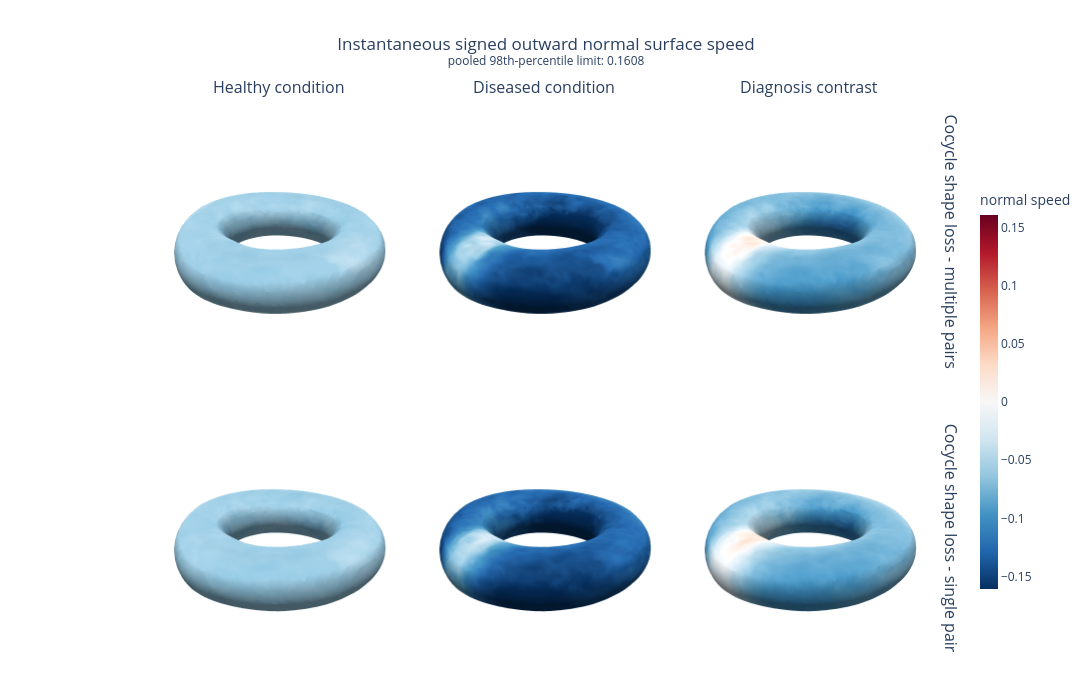
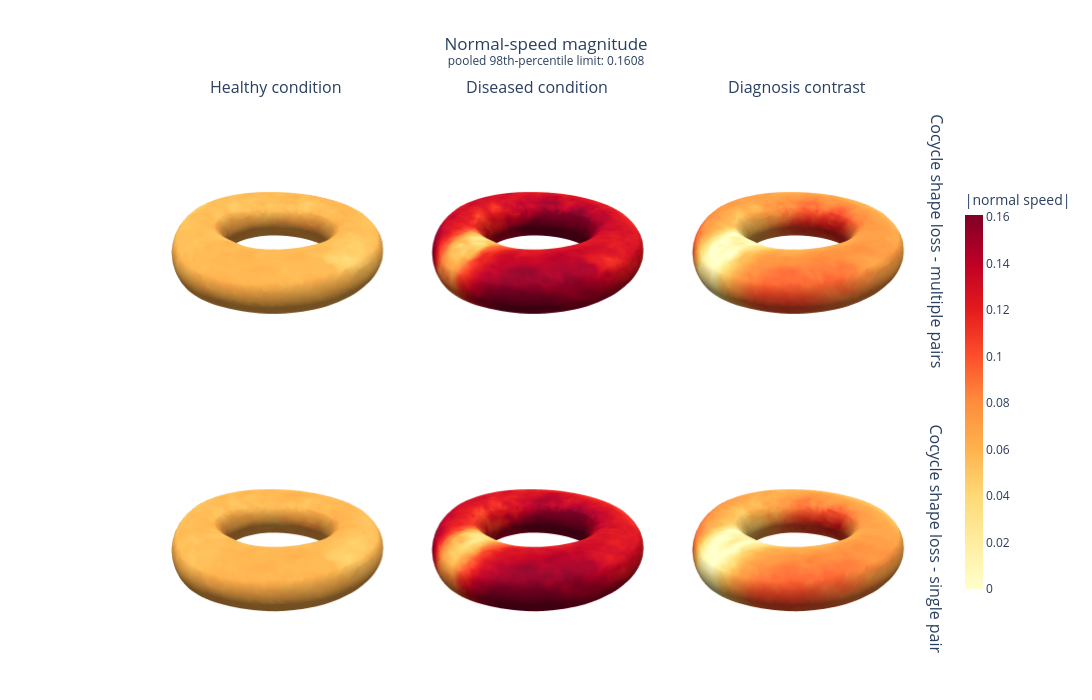

Notebook source saved alongside these figures, in order:
### Code cell
def robust_symmetric_limit(arrays, quantile=0.98):
    values = np.concatenate([np.ravel(np.asarray(a)) for a in arrays])
    values = values[np.isfinite(values)]
    limit = float(np.quantile(np.abs(values), quantile))
    return max(limit, 1e-12)


def mesh_surface_trace(
    mesh,
    values,
    cmin,
    cmax,
    colorscale="RdBu_r",
    show_colorbar=False,
    title="",
):
    vertices = np.asarray(mesh.vertices)
    faces = np.asarray(mesh.faces)
    return go.Mesh3d(
        x=vertices[:, 0],
        y=vertices[:, 1],
        z=vertices[:, 2],
        i=faces[:, 0],
        j=faces[:, 1],
        k=faces[:, 2],
        intensity=np.asarray(values),
        intensitymode="vertex",
        colorscale=colorscale,
        cmin=cmin,
        cmax=cmax,
        showscale=show_colorbar,
        colorbar=dict(title=title, thickness=18, len=0.72),
        lighting=dict(ambient=0.45, diffuse=0.75, specular=0.25, roughness=0.65),
        lightposition=dict(x=100, y=150, z=200),
        flatshading=False,
        hovertemplate="value=%{intensity:.5g}<extra></extra>",
    )


def comparison_surface_figure(
    value_key, figure_title, colorbar_title, colorscale="RdBu_r", magnitude=False
):
    model_names = list(MODELS)
    arrays = [
        np.abs(RESULTS[name][map_name][value_key])
        if magnitude
        else RESULTS[name][map_name][value_key]
        for name in model_names
        for map_name in MAP_NAMES
    ]
    limit = robust_symmetric_limit(arrays)
    fig = make_subplots(
        rows=len(model_names),
        cols=len(MAP_NAMES),
        specs=[[{"type": "scene"}] * len(MAP_NAMES) for _ in model_names],
        row_titles=[MODELS[name]["label"] for name in model_names],
        column_titles=["Healthy condition", "Diseased condition", "Diagnosis contrast"],
        horizontal_spacing=0.01,
        vertical_spacing=0.025,
    )

    for row, name in enumerate(model_names, start=1):
        mesh = GEOMETRY[name]["mesh"]
        for col, map_name in enumerate(MAP_NAMES, start=1):
            values = RESULTS[name][map_name][value_key]
            if magnitude:
                values = np.abs(values)
            fig.add_trace(
                mesh_surface_trace(
                    mesh,
                    values,
                    0.0 if magnitude else -limit,
                    limit,
                    colorscale=colorscale,
                    show_colorbar=(row == 1 and col == len(MAP_NAMES)),
                    title=colorbar_title,
                ),
                row=row,
                col=col,
            )

    for scene_name in [key for key in fig.layout if str(key).startswith("scene")]:
        fig.layout[scene_name].update(
            aspectmode="data",
            xaxis_visible=False,
            yaxis_visible=False,
            zaxis_visible=False,
            camera=dict(eye=dict(x=1.55, y=1.55, z=1.05)),
        )
    fig.update_layout(
        title=dict(
            text=f"{figure_title}<br><sup>pooled 98th-percentile limit: {limit:.4g}</sup>",
            x=0.5,
        ),
        height=350 * len(model_names),
        width=1120,
        margin=dict(l=150, r=30, t=100, b=20),
    )
    return fig


comparison_surface_figure(
    "normal_speed",
    "Instantaneous signed outward normal surface speed",
    "normal speed",
).show()

comparison_surface_figure(
    "normal_speed",
    "Normal-speed magnitude",
    "|normal speed|",
    colorscale="YlOrRd",
    magnitude=True,
).show()

### Figure 1 — Plotly figure (JSON) as saved in the notebook; plotly's stock layout.template omitted (floating-point values rounded to 4 significant figures; data arrays with more than 128 entries replaced by an {"elided": "..."} marker saying what was removed)
{"data": [{"cmax": 0.1608, "cmin": -0.1608, "colorbar": {"len": 0.72, "thickness": 18, "title": {"text": "normal speed"}}, "colorscale": [[0, "rgb(5,48,97)"], [0.1, "rgb(33,102,172)"], [0.2, "rgb(67,147,195)"], [0.3, "rgb(146,197,222)"], [0.4, "rgb(209,229,240)"], [0.5, "rgb(247,247,247)"], [0.6, "rgb(253,219,199)"], [0.7, "rgb(244,165,130)"], [0.8, "rgb(214,96,77)"], [0.9, "rgb(178,24,43)"], [1, "rgb(103,0,31)"]], "flatshading": false, "hovertemplate": "value=%{intensity:.5g}<extra></extra>", "i": {"elided": "11724 int values"}, "intensity": {"elided": "5862 float values"}, "intensitymode": "vertex", "j": {"elided": "11724 int values"}, "k": {"elided": "11724 int values"}, "lighting": {"ambient": 0.45, "diffuse": 0.75, "roughness": 0.65, "specular": 0.25}, "lightposition": {"x": 100, "y": 150, "z": 200}, "scene": "scene", "showscale": false, "type": "mesh3d", "x": {"elided": "5862 float values"}, "y": {"elided": "5862 float values"}, "z": {"elided": "5862 float values"}}, {"cmax": 0.1608, "cmin": -0.1608, "colorbar": {"len": 0.72, "thickness": 18, "title": {"text": "normal speed"}}, "colorscale": [[0, "rgb(5,48,97)"], [0.1, "rgb(33,102,172)"], [0.2, "rgb(67,147,195)"], [0.3, "rgb(146,197,222)"], [0.4, "rgb(209,229,240)"], [0.5, "rgb(247,247,247)"], [0.6, "rgb(253,219,199)"], [0.7, "rgb(244,165,130)"], [0.8, "rgb(214,96,77)"], [0.9, "rgb(178,24,43)"], [1, "rgb(103,0,31)"]], "flatshading": false, "hovertemplate": "value=%{intensity:.5g}<extra></extra>", "i": {"elided": "11724 int values"}, "intensity": {"elided": "5862 float values"}, "intensitymode": "vertex", "j": {"elided": "11724 int values"}, "k": {"elided": "11724 int values"}, "lighting": {"ambient": 0.45, "diffuse": 0.75, "roughness": 0.65, "specular": 0.25}, "lightposition": {"x": 100, "y": 150, "z": 200}, "scene": "scene2", "showscale": false, "type": "mesh3d", "x": {"elided": "5862 float values"}, "y": {"elided": "5862 float values"}, "z": {"elided": "5862 float values"}}, {"cmax": 0.1608, "cmin": -0.1608, "colorbar": {"len": 0.72, "thickness": 18, "title": {"text": "normal speed"}}, "colorscale": [[0, "rgb(5,48,97)"], [0.1, "rgb(33,102,172)"], [0.2, "rgb(67,147,195)"], [0.3, "rgb(146,197,222)"], [0.4, "rgb(209,229,240)"], [0.5, "rgb(247,247,247)"], [0.6, "rgb(253,219,199)"], [0.7, "rgb(244,165,130)"], [0.8, "rgb(214,96,77)"], [0.9, "rgb(178,24,43)"], [1, "rgb(103,0,31)"]], "flatshading": false, "hovertemplate": "value=%{intensity:.5g}<extra></extra>", "i": {"elided": "11724 int values"}, "intensity": {"elided": "5862 float values"}, "intensitymode": "vertex", "j": {"elided": "11724 int values"}, "k": {"elided": "11724 int values"}, "lighting": {"ambient": 0.45, "diffuse": 0.75, "roughness": 0.65, "specular": 0.25}, "lightposition": {"x": 100, "y": 150, "z": 200}, "scene": "scene3", "showscale": true, "type": "mesh3d", "x": {"elided": "5862 float values"}, "y": {"elided": "5862 float values"}, "z": {"elided": "5862 float values"}}, {"cmax": 0.1608, "cmin": -0.1608, "colorbar": {"len": 0.72, "thickness": 18, "title": {"text": "normal speed"}}, "colorscale": [[0, "rgb(5,48,97)"], [0.1, "rgb(33,102,172)"], [0.2, "rgb(67,147,195)"], [0.3, "rgb(146,197,222)"], [0.4, "rgb(209,229,240)"], [0.5, "rgb(247,247,247)"], [0.6, "rgb(253,219,199)"], [0.7, "rgb(244,165,130)"], [0.8, "rgb(214,96,77)"], [0.9, "rgb(178,24,43)"], [1, "rgb(103,0,31)"]], "flatshading": false, "hovertemplate": "value=%{intensity:.5g}<extra></extra>", "i": {"elided": "11720 int values"}, "intensity": {"elided": "5860 float values"}, "intensitymode": "vertex", "j": {"elided": "11720 int values"}, "k": {"elided": "11720 int values"}, "lighting": {"ambient": 0.45, "diffuse": 0.75, "roughness": 0.65, "specular": 0.25}, "lightposition": {"x": 100, "y": 150, "z": 200}, "scene": "scene4", "showscale": false, "type": "mesh3d", "x": {"elided": "5860 float values"}, "y": {"elided": "5860 float values"}, "z": {"elided": "5860 float values"}}, {"cmax": 0.1608, "cmin": -0.1608, "colorbar": {"len": 0.72, "thickness": 18, "title": {"text": "normal speed"}}, "colorscale": [[0, "rgb(5,48,97)"], [0.1, "rgb(33,102,172)"], [0.2, "rgb(67,147,195)"], [0.3, "rgb(146,197,222)"], [0.4, "rgb(209,229,240)"], [0.5, "rgb(247,247,247)"], [0.6, "rgb(253,219,199)"], [0.7, "rgb(244,165,130)"], [0.8, "rgb(214,96,77)"], [0.9, "rgb(178,24,43)"], [1, "rgb(103,0,31)"]], "flatshading": false, "hovertemplate": "value=%{intensity:.5g}<extra></extra>", "i": {"elided": "11720 int values"}, "intensity": {"elided": "5860 float values"}, "intensitymode": "vertex", "j": {"elided": "11720 int values"}, "k": {"elided": "11720 int values"}, "lighting": {"ambient": 0.45, "diffuse": 0.75, "roughness": 0.65, "specular": 0.25}, "lightposition": {"x": 100, "y": 150, "z": 200}, "scene": "scene5", "showscale": false, "type": "mesh3d", "x": {"elided": "5860 float values"}, "y": {"elided": "5860 float values"}, "z": {"elided": "5860 float values"}}, {"cmax": 0.1608, "cmin": -0.1608, "colorbar": {"len": 0.72, "thickness": 18, "title": {"text": "normal speed"}}, "colorscale": [[0, "rgb(5,48,97)"], [0.1, "rgb(33,102,172)"], [0.2, "rgb(67,147,195)"], [0.3, "rgb(146,197,222)"], [0.4, "rgb(209,229,240)"], [0.5, "rgb(247,247,247)"], [0.6, "rgb(253,219,199)"], [0.7, "rgb(244,165,130)"], [0.8, "rgb(214,96,77)"], [0.9, "rgb(178,24,43)"], [1, "rgb(103,0,31)"]], "flatshading": false, "hovertemplate": "value=%{intensity:.5g}<extra></extra>", "i": {"elided": "11720 int values"}, "intensity": {"elided": "5860 float values"}, "intensitymode": "vertex", "j": {"elided": "11720 int values"}, "k": {"elided": "11720 int values"}, "lighting": {"ambient": 0.45, "diffuse": 0.75, "roughness": 0.65, "specular": 0.25}, "lightposition": {"x": 100, "y": 150, "z": 200}, "scene": "scene6", "showscale": false, "type": "mesh3d", "x": {"elided": "5860 float values"}, "y": {"elided": "5860 float values"}, "z": {"elided": "5860 float values"}}], "layout": {"annotations": [{"font": {"size": 16}, "showarrow": false, "text": "Healthy condition", "x": 0.16, "xanchor": "center", "xref": "paper", "y": 1, "yanchor": "bottom", "yref": "paper"}, {"font": {"size": 16}, "showarrow": false, "text": "Diseased condition", "x": 0.49, "xanchor": "center", "xref": "paper", "y": 1, "yanchor": "bottom", "yref": "paper"}, {"font": {"size": 16}, "showarrow": false, "text": "Diagnosis contrast", "x": 0.82, "xanchor": "center", "xref": "paper", "y": 1, "yanchor": "bottom", "yref": "paper"}, {"font": {"size": 16}, "showarrow": false, "text": "Cocycle shape loss - multiple pairs", "textangle": 90, "x": 0.98, "xanchor": "left", "xref": "paper", "y": 0.7562, "yanchor": "middle", "yref": "paper"}, {"font": {"size": 16}, "showarrow": false, "text": "Cocycle shape loss - single pair", "textangle": 90, "x": 0.98, "xanchor": "left", "xref": "paper", "y": 0.2437, "yanchor": "middle", "yref": "paper"}], "height": 700, "margin": {"b": 20, "l": 150, "r": 30, "t": 100}, "scene": {"aspectmode": "data", "camera": {"eye": {"x": 1.55, "y": 1.55, "z": 1.05}}, "domain": {"x": [0, 0.32], "y": [0.5125, 1]}, "xaxis": {"visible": false}, "yaxis": {"visible": false}, "zaxis": {"visible": false}}, "scene2": {"aspectmode": "data", "camera": {"eye": {"x": 1.55, "y": 1.55, "z": 1.05}}, "domain": {"x": [0.33, 0.65], "y": [0.5125, 1]}, "xaxis": {"visible": false}, "yaxis": {"visible": false}, "zaxis": {"visible": false}}, "scene3": {"aspectmode": "data", "camera": {"eye": {"x": 1.55, "y": 1.55, "z": 1.05}}, "domain": {"x": [0.66, 0.98], "y": [0.5125, 1]}, "xaxis": {"visible": false}, "yaxis": {"visible": false}, "zaxis": {"visible": false}}, "scene4": {"aspectmode": "data", "camera": {"eye": {"x": 1.55, "y": 1.55, "z": 1.05}}, "domain": {"x": [0, 0.32], "y": [0, 0.4875]}, "xaxis": {"visible": false}, "yaxis": {"visible": false}, "zaxis": {"visible": false}}, "scene5": {"aspectmode": "data", "camera": {"eye": {"x": 1.55, "y": 1.55, "z": 1.05}}, "domain": {"x": [0.33, 0.65], "y": [0, 0.4875]}, "xaxis": {"visible": false}, "yaxis": {"visible": false}, "zaxis": {"visible": false}}, "scene6": {"aspectmode": "data", "camera": {"eye": {"x": 1.55, "y": 1.55, "z": 1.05}}, "domain": {"x": [0.66, 0.98], "y": [0, 0.4875]}, "xaxis": {"visible": false}, "yaxis": {"visible": false}, "zaxis": {"visible": false}}, "title": {"text": "Instantaneous signed outward normal surface speed<br><sup>pooled 98th-percentile limit: 0.1608</sup>", "x": 0.5}, "width": 1120}}

### Figure 2 — Plotly figure (JSON) as saved in the notebook; plotly's stock layout.template omitted (floating-point values rounded to 4 significant figures; data arrays with more than 128 entries replaced by an {"elided": "..."} marker saying what was removed)
{"data": [{"cmax": 0.1608, "cmin": 0, "colorbar": {"len": 0.72, "thickness": 18, "title": {"text": "|normal speed|"}}, "colorscale": [[0, "rgb(255,255,204)"], [0.125, "rgb(255,237,160)"], [0.25, "rgb(254,217,118)"], [0.375, "rgb(254,178,76)"], [0.5, "rgb(253,141,60)"], [0.625, "rgb(252,78,42)"], [0.75, "rgb(227,26,28)"], [0.875, "rgb(189,0,38)"], [1, "rgb(128,0,38)"]], "flatshading": false, "hovertemplate": "value=%{intensity:.5g}<extra></extra>", "i": {"elided": "11724 int values"}, "intensity": {"elided": "5862 float values"}, "intensitymode": "vertex", "j": {"elided": "11724 int values"}, "k": {"elided": "11724 int values"}, "lighting": {"ambient": 0.45, "diffuse": 0.75, "roughness": 0.65, "specular": 0.25}, "lightposition": {"x": 100, "y": 150, "z": 200}, "scene": "scene", "showscale": false, "type": "mesh3d", "x": {"elided": "5862 float values"}, "y": {"elided": "5862 float values"}, "z": {"elided": "5862 float values"}}, {"cmax": 0.1608, "cmin": 0, "colorbar": {"len": 0.72, "thickness": 18, "title": {"text": "|normal speed|"}}, "colorscale": [[0, "rgb(255,255,204)"], [0.125, "rgb(255,237,160)"], [0.25, "rgb(254,217,118)"], [0.375, "rgb(254,178,76)"], [0.5, "rgb(253,141,60)"], [0.625, "rgb(252,78,42)"], [0.75, "rgb(227,26,28)"], [0.875, "rgb(189,0,38)"], [1, "rgb(128,0,38)"]], "flatshading": false, "hovertemplate": "value=%{intensity:.5g}<extra></extra>", "i": {"elided": "11724 int values"}, "intensity": {"elided": "5862 float values"}, "intensitymode": "vertex", "j": {"elided": "11724 int values"}, "k": {"elided": "11724 int values"}, "lighting": {"ambient": 0.45, "diffuse": 0.75, "roughness": 0.65, "specular": 0.25}, "lightposition": {"x": 100, "y": 150, "z": 200}, "scene": "scene2", "showscale": false, "type": "mesh3d", "x": {"elided": "5862 float values"}, "y": {"elided": "5862 float values"}, "z": {"elided": "5862 float values"}}, {"cmax": 0.1608, "cmin": 0, "colorbar": {"len": 0.72, "thickness": 18, "title": {"text": "|normal speed|"}}, "colorscale": [[0, "rgb(255,255,204)"], [0.125, "rgb(255,237,160)"], [0.25, "rgb(254,217,118)"], [0.375, "rgb(254,178,76)"], [0.5, "rgb(253,141,60)"], [0.625, "rgb(252,78,42)"], [0.75, "rgb(227,26,28)"], [0.875, "rgb(189,0,38)"], [1, "rgb(128,0,38)"]], "flatshading": false, "hovertemplate": "value=%{intensity:.5g}<extra></extra>", "i": {"elided": "11724 int values"}, "intensity": {"elided": "5862 float values"}, "intensitymode": "vertex", "j": {"elided": "11724 int values"}, "k": {"elided": "11724 int values"}, "lighting": {"ambient": 0.45, "diffuse": 0.75, "roughness": 0.65, "specular": 0.25}, "lightposition": {"x": 100, "y": 150, "z": 200}, "scene": "scene3", "showscale": true, "type": "mesh3d", "x": {"elided": "5862 float values"}, "y": {"elided": "5862 float values"}, "z": {"elided": "5862 float values"}}, {"cmax": 0.1608, "cmin": 0, "colorbar": {"len": 0.72, "thickness": 18, "title": {"text": "|normal speed|"}}, "colorscale": [[0, "rgb(255,255,204)"], [0.125, "rgb(255,237,160)"], [0.25, "rgb(254,217,118)"], [0.375, "rgb(254,178,76)"], [0.5, "rgb(253,141,60)"], [0.625, "rgb(252,78,42)"], [0.75, "rgb(227,26,28)"], [0.875, "rgb(189,0,38)"], [1, "rgb(128,0,38)"]], "flatshading": false, "hovertemplate": "value=%{intensity:.5g}<extra></extra>", "i": {"elided": "11720 int values"}, "intensity": {"elided": "5860 float values"}, "intensitymode": "vertex", "j": {"elided": "11720 int values"}, "k": {"elided": "11720 int values"}, "lighting": {"ambient": 0.45, "diffuse": 0.75, "roughness": 0.65, "specular": 0.25}, "lightposition": {"x": 100, "y": 150, "z": 200}, "scene": "scene4", "showscale": false, "type": "mesh3d", "x": {"elided": "5860 float values"}, "y": {"elided": "5860 float values"}, "z": {"elided": "5860 float values"}}, {"cmax": 0.1608, "cmin": 0, "colorbar": {"len": 0.72, "thickness": 18, "title": {"text": "|normal speed|"}}, "colorscale": [[0, "rgb(255,255,204)"], [0.125, "rgb(255,237,160)"], [0.25, "rgb(254,217,118)"], [0.375, "rgb(254,178,76)"], [0.5, "rgb(253,141,60)"], [0.625, "rgb(252,78,42)"], [0.75, "rgb(227,26,28)"], [0.875, "rgb(189,0,38)"], [1, "rgb(128,0,38)"]], "flatshading": false, "hovertemplate": "value=%{intensity:.5g}<extra></extra>", "i": {"elided": "11720 int values"}, "intensity": {"elided": "5860 float values"}, "intensitymode": "vertex", "j": {"elided": "11720 int values"}, "k": {"elided": "11720 int values"}, "lighting": {"ambient": 0.45, "diffuse": 0.75, "roughness": 0.65, "specular": 0.25}, "lightposition": {"x": 100, "y": 150, "z": 200}, "scene": "scene5", "showscale": false, "type": "mesh3d", "x": {"elided": "5860 float values"}, "y": {"elided": "5860 float values"}, "z": {"elided": "5860 float values"}}, {"cmax": 0.1608, "cmin": 0, "colorbar": {"len": 0.72, "thickness": 18, "title": {"text": "|normal speed|"}}, "colorscale": [[0, "rgb(255,255,204)"], [0.125, "rgb(255,237,160)"], [0.25, "rgb(254,217,118)"], [0.375, "rgb(254,178,76)"], [0.5, "rgb(253,141,60)"], [0.625, "rgb(252,78,42)"], [0.75, "rgb(227,26,28)"], [0.875, "rgb(189,0,38)"], [1, "rgb(128,0,38)"]], "flatshading": false, "hovertemplate": "value=%{intensity:.5g}<extra></extra>", "i": {"elided": "11720 int values"}, "intensity": {"elided": "5860 float values"}, "intensitymode": "vertex", "j": {"elided": "11720 int values"}, "k": {"elided": "11720 int values"}, "lighting": {"ambient": 0.45, "diffuse": 0.75, "roughness": 0.65, "specular": 0.25}, "lightposition": {"x": 100, "y": 150, "z": 200}, "scene": "scene6", "showscale": false, "type": "mesh3d", "x": {"elided": "5860 float values"}, "y": {"elided": "5860 float values"}, "z": {"elided": "5860 float values"}}], "layout": {"annotations": [{"font": {"size": 16}, "showarrow": false, "text": "Healthy condition", "x": 0.16, "xanchor": "center", "xref": "paper", "y": 1, "yanchor": "bottom", "yref": "paper"}, {"font": {"size": 16}, "showarrow": false, "text": "Diseased condition", "x": 0.49, "xanchor": "center", "xref": "paper", "y": 1, "yanchor": "bottom", "yref": "paper"}, {"font": {"size": 16}, "showarrow": false, "text": "Diagnosis contrast", "x": 0.82, "xanchor": "center", "xref": "paper", "y": 1, "yanchor": "bottom", "yref": "paper"}, {"font": {"size": 16}, "showarrow": false, "text": "Cocycle shape loss - multiple pairs", "textangle": 90, "x": 0.98, "xanchor": "left", "xref": "paper", "y": 0.7562, "yanchor": "middle", "yref": "paper"}, {"font": {"size": 16}, "showarrow": false, "text": "Cocycle shape loss - single pair", "textangle": 90, "x": 0.98, "xanchor": "left", "xref": "paper", "y": 0.2437, "yanchor": "middle", "yref": "paper"}], "height": 700, "margin": {"b": 20, "l": 150, "r": 30, "t": 100}, "scene": {"aspectmode": "data", "camera": {"eye": {"x": 1.55, "y": 1.55, "z": 1.05}}, "domain": {"x": [0, 0.32], "y": [0.5125, 1]}, "xaxis": {"visible": false}, "yaxis": {"visible": false}, "zaxis": {"visible": false}}, "scene2": {"aspectmode": "data", "camera": {"eye": {"x": 1.55, "y": 1.55, "z": 1.05}}, "domain": {"x": [0.33, 0.65], "y": [0.5125, 1]}, "xaxis": {"visible": false}, "yaxis": {"visible": false}, "zaxis": {"visible": false}}, "scene3": {"aspectmode": "data", "camera": {"eye": {"x": 1.55, "y": 1.55, "z": 1.05}}, "domain": {"x": [0.66, 0.98], "y": [0.5125, 1]}, "xaxis": {"visible": false}, "yaxis": {"visible": false}, "zaxis": {"visible": false}}, "scene4": {"aspectmode": "data", "camera": {"eye": {"x": 1.55, "y": 1.55, "z": 1.05}}, "domain": {"x": [0, 0.32], "y": [0, 0.4875]}, "xaxis": {"visible": false}, "yaxis": {"visible": false}, "zaxis": {"visible": false}}, "scene5": {"aspectmode": "data", "camera": {"eye": {"x": 1.55, "y": 1.55, "z": 1.05}}, "domain": {"x": [0.33, 0.65], "y": [0, 0.4875]}, "xaxis": {"visible": false}, "yaxis": {"visible": false}, "zaxis": {"visible": false}}, "scene6": {"aspectmode": "data", "camera": {"eye": {"x": 1.55, "y": 1.55, "z": 1.05}}, "domain": {"x": [0.66, 0.98], "y": [0, 0.4875]}, "xaxis": {"visible": false}, "yaxis": {"visible": false}, "zaxis": {"visible": false}}, "title": {"text": "Normal-speed magnitude<br><sup>pooled 98th-percentile limit: 0.1608</sup>", "x": 0.5}, "width": 1120}}
